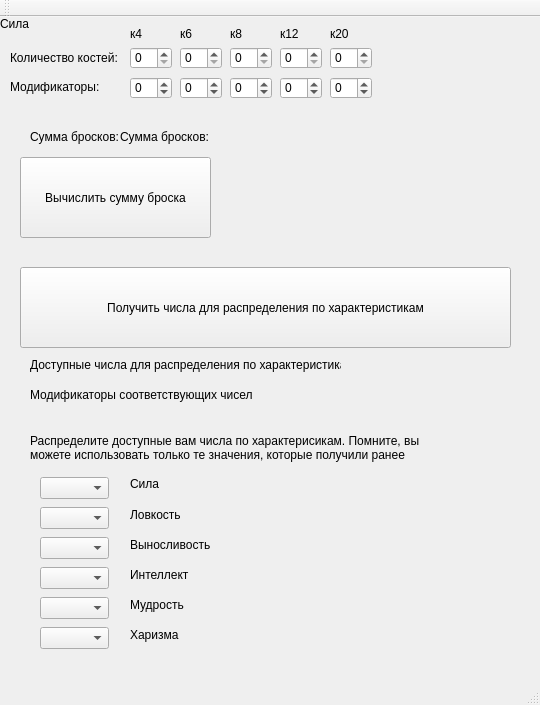
<?xml version="1.0" encoding="UTF-8"?>
<ui version="4.0">
 <class>MainWindow</class>
 <widget class="QMainWindow" name="MainWindow">
  <property name="geometry">
   <rect>
    <x>0</x>
    <y>0</y>
    <width>540</width>
    <height>705</height>
   </rect>
  </property>
  <property name="windowTitle">
   <string>MainWindow</string>
  </property>
  <widget class="QWidget" name="centralWidget">
   <widget class="QPushButton" name="Calculate">
    <property name="geometry">
     <rect>
      <x>20</x>
      <y>140</y>
      <width>191</width>
      <height>81</height>
     </rect>
    </property>
    <property name="text">
     <string>Вычислить сумму броска</string>
    </property>
   </widget>
   <widget class="QSpinBox" name="spinBoxD4">
    <property name="geometry">
     <rect>
      <x>130</x>
      <y>30</y>
      <width>42</width>
      <height>22</height>
     </rect>
    </property>
   </widget>
   <widget class="QLabel" name="label">
    <property name="geometry">
     <rect>
      <x>130</x>
      <y>10</y>
      <width>46</width>
      <height>13</height>
     </rect>
    </property>
    <property name="text">
     <string>к4</string>
    </property>
   </widget>
   <widget class="QLabel" name="label_2">
    <property name="geometry">
     <rect>
      <x>10</x>
      <y>30</y>
      <width>121</width>
      <height>21</height>
     </rect>
    </property>
    <property name="text">
     <string>Количество костей:</string>
    </property>
   </widget>
   <widget class="QSpinBox" name="spinBoxD6">
    <property name="geometry">
     <rect>
      <x>180</x>
      <y>30</y>
      <width>42</width>
      <height>22</height>
     </rect>
    </property>
   </widget>
   <widget class="QLabel" name="label_3">
    <property name="geometry">
     <rect>
      <x>180</x>
      <y>10</y>
      <width>46</width>
      <height>13</height>
     </rect>
    </property>
    <property name="text">
     <string>к6</string>
    </property>
   </widget>
   <widget class="QSpinBox" name="spinBoxD8">
    <property name="geometry">
     <rect>
      <x>230</x>
      <y>30</y>
      <width>42</width>
      <height>22</height>
     </rect>
    </property>
   </widget>
   <widget class="QLabel" name="label_4">
    <property name="geometry">
     <rect>
      <x>230</x>
      <y>10</y>
      <width>46</width>
      <height>13</height>
     </rect>
    </property>
    <property name="text">
     <string>к8</string>
    </property>
   </widget>
   <widget class="QSpinBox" name="spinBoxD12">
    <property name="geometry">
     <rect>
      <x>280</x>
      <y>30</y>
      <width>42</width>
      <height>22</height>
     </rect>
    </property>
   </widget>
   <widget class="QLabel" name="label_5">
    <property name="geometry">
     <rect>
      <x>280</x>
      <y>10</y>
      <width>46</width>
      <height>13</height>
     </rect>
    </property>
    <property name="text">
     <string>к12</string>
    </property>
   </widget>
   <widget class="QSpinBox" name="spinBoxD20">
    <property name="geometry">
     <rect>
      <x>330</x>
      <y>30</y>
      <width>42</width>
      <height>22</height>
     </rect>
    </property>
   </widget>
   <widget class="QLabel" name="label_6">
    <property name="geometry">
     <rect>
      <x>330</x>
      <y>10</y>
      <width>46</width>
      <height>13</height>
     </rect>
    </property>
    <property name="text">
     <string>к20</string>
    </property>
   </widget>
   <widget class="QLabel" name="sumLabel">
    <property name="geometry">
     <rect>
      <x>120</x>
      <y>100</y>
      <width>121</width>
      <height>41</height>
     </rect>
    </property>
    <property name="focusPolicy">
     <enum>Qt::WheelFocus</enum>
    </property>
    <property name="text">
     <string>Сумма бросков:</string>
    </property>
   </widget>
   <widget class="QLabel" name="sumLabel_2">
    <property name="geometry">
     <rect>
      <x>30</x>
      <y>100</y>
      <width>121</width>
      <height>41</height>
     </rect>
    </property>
    <property name="focusPolicy">
     <enum>Qt::WheelFocus</enum>
    </property>
    <property name="text">
     <string>Сумма бросков:</string>
    </property>
   </widget>
   <widget class="QLabel" name="sumLabel_3">
    <property name="geometry">
     <rect>
      <x>10</x>
      <y>50</y>
      <width>121</width>
      <height>41</height>
     </rect>
    </property>
    <property name="focusPolicy">
     <enum>Qt::WheelFocus</enum>
    </property>
    <property name="text">
     <string>Модификаторы:</string>
    </property>
   </widget>
   <widget class="QSpinBox" name="spinBoxD4Modifier">
    <property name="geometry">
     <rect>
      <x>130</x>
      <y>60</y>
      <width>42</width>
      <height>22</height>
     </rect>
    </property>
    <property name="minimum">
     <number>-5</number>
    </property>
    <property name="maximum">
     <number>5</number>
    </property>
   </widget>
   <widget class="QSpinBox" name="spinBoxD6Modifier">
    <property name="geometry">
     <rect>
      <x>180</x>
      <y>60</y>
      <width>42</width>
      <height>22</height>
     </rect>
    </property>
    <property name="minimum">
     <number>-5</number>
    </property>
    <property name="maximum">
     <number>5</number>
    </property>
   </widget>
   <widget class="QSpinBox" name="spinBoxD8Modifier">
    <property name="geometry">
     <rect>
      <x>230</x>
      <y>60</y>
      <width>42</width>
      <height>22</height>
     </rect>
    </property>
    <property name="minimum">
     <number>-5</number>
    </property>
    <property name="maximum">
     <number>5</number>
    </property>
   </widget>
   <widget class="QSpinBox" name="spinBoxD12Modifier">
    <property name="geometry">
     <rect>
      <x>280</x>
      <y>60</y>
      <width>42</width>
      <height>22</height>
     </rect>
    </property>
    <property name="minimum">
     <number>-5</number>
    </property>
    <property name="maximum">
     <number>5</number>
    </property>
   </widget>
   <widget class="QSpinBox" name="spinBoxD20Modifier">
    <property name="geometry">
     <rect>
      <x>330</x>
      <y>60</y>
      <width>42</width>
      <height>22</height>
     </rect>
    </property>
    <property name="minimum">
     <number>-5</number>
    </property>
    <property name="maximum">
     <number>5</number>
    </property>
   </widget>
   <widget class="QPushButton" name="calculatesCandidateToBecomeAbility">
    <property name="geometry">
     <rect>
      <x>20</x>
      <y>250</y>
      <width>491</width>
      <height>81</height>
     </rect>
    </property>
    <property name="text">
     <string>Получить числа для распределения по характеристикам</string>
    </property>
   </widget>
   <widget class="QLabel" name="labelCandidatToBecomeAbility1">
    <property name="geometry">
     <rect>
      <x>30</x>
      <y>360</y>
      <width>46</width>
      <height>13</height>
     </rect>
    </property>
    <property name="text">
     <string/>
    </property>
   </widget>
   <widget class="QLabel" name="labelCandidatToBecomeAbility2">
    <property name="geometry">
     <rect>
      <x>90</x>
      <y>360</y>
      <width>46</width>
      <height>13</height>
     </rect>
    </property>
    <property name="text">
     <string/>
    </property>
   </widget>
   <widget class="QLabel" name="labelCandidatToBecomeAbility3">
    <property name="geometry">
     <rect>
      <x>150</x>
      <y>360</y>
      <width>46</width>
      <height>13</height>
     </rect>
    </property>
    <property name="text">
     <string/>
    </property>
   </widget>
   <widget class="QLabel" name="labelCandidatToBecomeAbility4">
    <property name="geometry">
     <rect>
      <x>210</x>
      <y>360</y>
      <width>46</width>
      <height>13</height>
     </rect>
    </property>
    <property name="text">
     <string/>
    </property>
   </widget>
   <widget class="QLabel" name="labelCandidatToBecomeAbility5">
    <property name="geometry">
     <rect>
      <x>270</x>
      <y>360</y>
      <width>46</width>
      <height>13</height>
     </rect>
    </property>
    <property name="text">
     <string/>
    </property>
   </widget>
   <widget class="QLabel" name="labelCandidatToBecomeAbility6">
    <property name="geometry">
     <rect>
      <x>330</x>
      <y>360</y>
      <width>46</width>
      <height>13</height>
     </rect>
    </property>
    <property name="text">
     <string/>
    </property>
   </widget>
   <widget class="QLabel" name="label_7">
    <property name="geometry">
     <rect>
      <x>30</x>
      <y>340</y>
      <width>311</width>
      <height>16</height>
     </rect>
    </property>
    <property name="text">
     <string>Доступные числа для распределения по характеристикам:</string>
    </property>
   </widget>
   <widget class="QLabel" name="labelCandidatToBecomeAbility5Modifier">
    <property name="geometry">
     <rect>
      <x>270</x>
      <y>390</y>
      <width>46</width>
      <height>13</height>
     </rect>
    </property>
    <property name="text">
     <string/>
    </property>
   </widget>
   <widget class="QLabel" name="labelCandidatToBecomeAbility2Modifier">
    <property name="geometry">
     <rect>
      <x>90</x>
      <y>390</y>
      <width>46</width>
      <height>13</height>
     </rect>
    </property>
    <property name="text">
     <string/>
    </property>
   </widget>
   <widget class="QLabel" name="labelCandidatToBecomeAbility1Modifier">
    <property name="geometry">
     <rect>
      <x>30</x>
      <y>390</y>
      <width>46</width>
      <height>13</height>
     </rect>
    </property>
    <property name="text">
     <string/>
    </property>
   </widget>
   <widget class="QLabel" name="labelCandidatToBecomeAbility3Modifier">
    <property name="geometry">
     <rect>
      <x>150</x>
      <y>390</y>
      <width>46</width>
      <height>13</height>
     </rect>
    </property>
    <property name="text">
     <string/>
    </property>
   </widget>
   <widget class="QLabel" name="labelCandidatToBecomeAbility4Modifier">
    <property name="geometry">
     <rect>
      <x>210</x>
      <y>390</y>
      <width>46</width>
      <height>13</height>
     </rect>
    </property>
    <property name="text">
     <string/>
    </property>
   </widget>
   <widget class="QLabel" name="labelCandidatToBecomeAbility6Modifier">
    <property name="geometry">
     <rect>
      <x>330</x>
      <y>390</y>
      <width>46</width>
      <height>13</height>
     </rect>
    </property>
    <property name="text">
     <string/>
    </property>
   </widget>
   <widget class="QLabel" name="label_8">
    <property name="geometry">
     <rect>
      <x>30</x>
      <y>370</y>
      <width>311</width>
      <height>16</height>
     </rect>
    </property>
    <property name="text">
     <string>Модификаторы соответствующих чисел</string>
    </property>
   </widget>
   <widget class="QLabel" name="label_9">
    <property name="geometry">
     <rect>
      <x>30</x>
      <y>410</y>
      <width>421</width>
      <height>41</height>
     </rect>
    </property>
    <property name="text">
     <string>Распределите доступные вам числа по характерисикам. Помните, вы можете использовать только те значения, которые получили ранее</string>
    </property>
    <property name="textFormat">
     <enum>Qt::AutoText</enum>
    </property>
    <property name="scaledContents">
     <bool>false</bool>
    </property>
    <property name="wordWrap">
     <bool>true</bool>
    </property>
   </widget>
   <widget class="QLabel" name="label_10">
    <property name="geometry">
     <rect>
      <x>130</x>
      <y>460</y>
      <width>46</width>
      <height>13</height>
     </rect>
    </property>
    <property name="text">
     <string>Сила</string>
    </property>
   </widget>
   <widget class="QLabel" name="label_11">
    <property name="geometry">
     <rect>
      <x>130</x>
      <y>490</y>
      <width>51</width>
      <height>16</height>
     </rect>
    </property>
    <property name="text">
     <string>Ловкость</string>
    </property>
   </widget>
   <widget class="QLabel" name="label_12">
    <property name="geometry">
     <rect>
      <x>0</x>
      <y>0</y>
      <width>46</width>
      <height>13</height>
     </rect>
    </property>
    <property name="text">
     <string>Сила</string>
    </property>
   </widget>
   <widget class="QLabel" name="label_13">
    <property name="geometry">
     <rect>
      <x>130</x>
      <y>520</y>
      <width>81</width>
      <height>16</height>
     </rect>
    </property>
    <property name="text">
     <string>Выносливость</string>
    </property>
   </widget>
   <widget class="QLabel" name="label_14">
    <property name="geometry">
     <rect>
      <x>130</x>
      <y>550</y>
      <width>81</width>
      <height>16</height>
     </rect>
    </property>
    <property name="text">
     <string>Интеллект</string>
    </property>
   </widget>
   <widget class="QLabel" name="label_15">
    <property name="geometry">
     <rect>
      <x>130</x>
      <y>580</y>
      <width>81</width>
      <height>16</height>
     </rect>
    </property>
    <property name="text">
     <string>Мудрость</string>
    </property>
   </widget>
   <widget class="QLabel" name="label_16">
    <property name="geometry">
     <rect>
      <x>130</x>
      <y>610</y>
      <width>81</width>
      <height>16</height>
     </rect>
    </property>
    <property name="text">
     <string>Харизма</string>
    </property>
   </widget>
   <widget class="QComboBox" name="comboBoxStrength">
    <property name="geometry">
     <rect>
      <x>40</x>
      <y>460</y>
      <width>69</width>
      <height>22</height>
     </rect>
    </property>
   </widget>
   <widget class="QComboBox" name="comboBoxDexterity">
    <property name="geometry">
     <rect>
      <x>40</x>
      <y>490</y>
      <width>69</width>
      <height>22</height>
     </rect>
    </property>
   </widget>
   <widget class="QComboBox" name="comboBoxIntelligence">
    <property name="geometry">
     <rect>
      <x>40</x>
      <y>550</y>
      <width>69</width>
      <height>22</height>
     </rect>
    </property>
   </widget>
   <widget class="QComboBox" name="comboBoxConstitution">
    <property name="geometry">
     <rect>
      <x>40</x>
      <y>520</y>
      <width>69</width>
      <height>22</height>
     </rect>
    </property>
   </widget>
   <widget class="QComboBox" name="comboBoxWisdom">
    <property name="geometry">
     <rect>
      <x>40</x>
      <y>580</y>
      <width>69</width>
      <height>22</height>
     </rect>
    </property>
   </widget>
   <widget class="QComboBox" name="comboBoxCharisma">
    <property name="geometry">
     <rect>
      <x>40</x>
      <y>610</y>
      <width>69</width>
      <height>22</height>
     </rect>
    </property>
   </widget>
  </widget>
  <widget class="QMenuBar" name="menuBar">
   <property name="geometry">
    <rect>
     <x>0</x>
     <y>0</y>
     <width>540</width>
     <height>21</height>
    </rect>
   </property>
  </widget>
  <widget class="QToolBar" name="mainToolBar">
   <attribute name="toolBarArea">
    <enum>TopToolBarArea</enum>
   </attribute>
   <attribute name="toolBarBreak">
    <bool>false</bool>
   </attribute>
  </widget>
  <widget class="QStatusBar" name="statusBar"/>
 </widget>
 <layoutdefault spacing="6" margin="11"/>
 <resources/>
 <connections/>
</ui>
